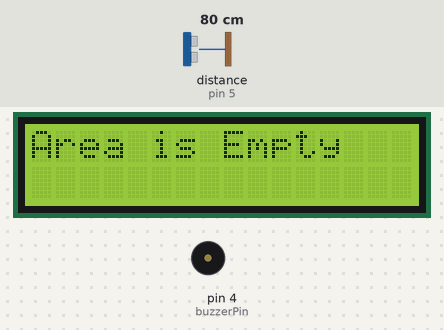
A sketch run on a simulated Arduino Uno, built with avr-gcc and run on an emulated ATmega328P. Shown: 16×2 character LCD, buzzer (waves = sounding, pin HIGH). Wiring (inferred from the names in the program): ultrasonic range finder: trigger pin 6; echo pin 5. The test bench sets the inputs (shaded band); at power-on: distance to the obstacle (sensor on pin 5) 80 cm. The echo pulse lasts 58.3 µs per cm; pins used as bus, display or sensor lines are not drawn; what the sketch prints to the serial monitor is not drawn.

Above: at 1.2 s.
1.3 s: distance to the obstacle (sensor on pin 5) set to 13 cm
2.8 s: distance to the obstacle (sensor on pin 5) set to 10 cm
At 3.6 s:
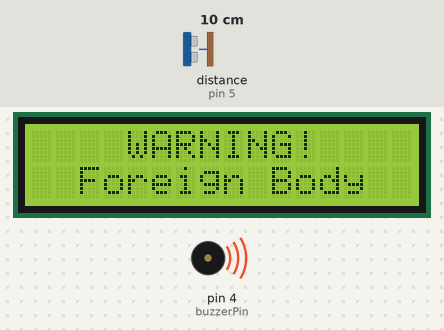
4.4 s: distance to the obstacle (sensor on pin 5) set to 18 cm
At 5.7 s:
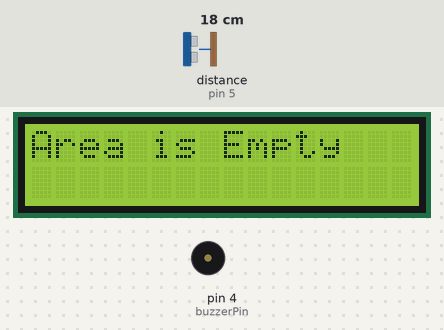
6.0 s: distance to the obstacle (sensor on pin 5) set to 2 cm
At 6.6 s:
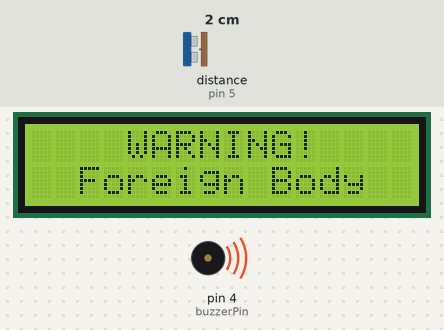
Timing chart, 0 to 9.0 s (numbered marks = the images above; inputs shaded):
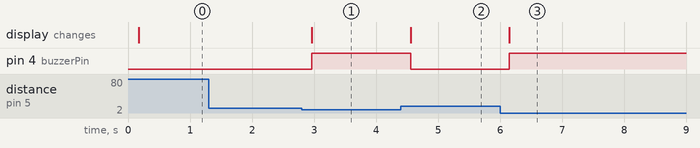

The sketch:

DetectorBlueprint.ino
```cpp
#include <LiquidCrystal.h>

int buzzerPin = 4;
const int trigPin = 6;
const int echoPin = 5;
LiquidCrystal lcd(7, 8, 9, 10, 11, 12);

void setup() {
  // put your setup code here, to run once:
  Serial.begin(9600);
  pinMode(buzzerPin, OUTPUT);
  pinMode(trigPin, OUTPUT);
  pinMode(echoPin, INPUT);
  lcd.begin(16, 2);
  //lcd.setCursor(0, 0);
  //lcd.print("Area is Empty");
}

void loop() {
   // put your main code here, to run repeatedly:
long duration, inches, cm;
digitalWrite(trigPin, LOW);
delayMicroseconds(2);
digitalWrite(trigPin, HIGH);
delayMicroseconds(10);
digitalWrite(trigPin, LOW);
duration = pulseIn(echoPin, HIGH);
inches = microsecondsToInches(duration);
cm = microsecondsToCentimeters(duration);

Serial.print(inches);
Serial.print("in, ");
Serial.print(cm);
Serial.print("cm");
Serial.println();
delay(100);

if(cm <= 10)
{
  lcd.clear();
  lcd.setCursor(4, 0);
  lcd.print("WARNING!");
  lcd.setCursor(2, 1);
  lcd.print("Foreign Body");
  digitalWrite(buzzerPin, HIGH);
}
if(cm > 10)
{
  lcd.clear();
  lcd.setCursor(0, 0);
  lcd.print("Area is Empty");
  digitalWrite(buzzerPin, LOW);
}
}


long microsecondsToInches(long microseconds) {
  return microseconds / 74 / 2;
}

long microsecondsToCentimeters(long microseconds) {
  return microseconds / 29 / 2;
}
```

Measured:
- the behaviour switches between 12 and 11 cm on distance to the obstacle (sensor on pin 5) (found by bisection; images 0 and 1)
- after the input at 1.3 s, every drawn part: stays the same
- after the input at 2.8 s, pin 4 (buzzerPin): LOW → HIGH after 0.16 s; the display: changes after 0.16 s (image 1)
- after the input at 4.4 s, pin 4 (buzzerPin): HIGH → LOW after 0.16 s; the display: changes after 0.16 s (image 2)
- after the input at 6.0 s, pin 4 (buzzerPin): LOW → HIGH after 0.15 s; the display: changes after 0.15 s (image 3)
